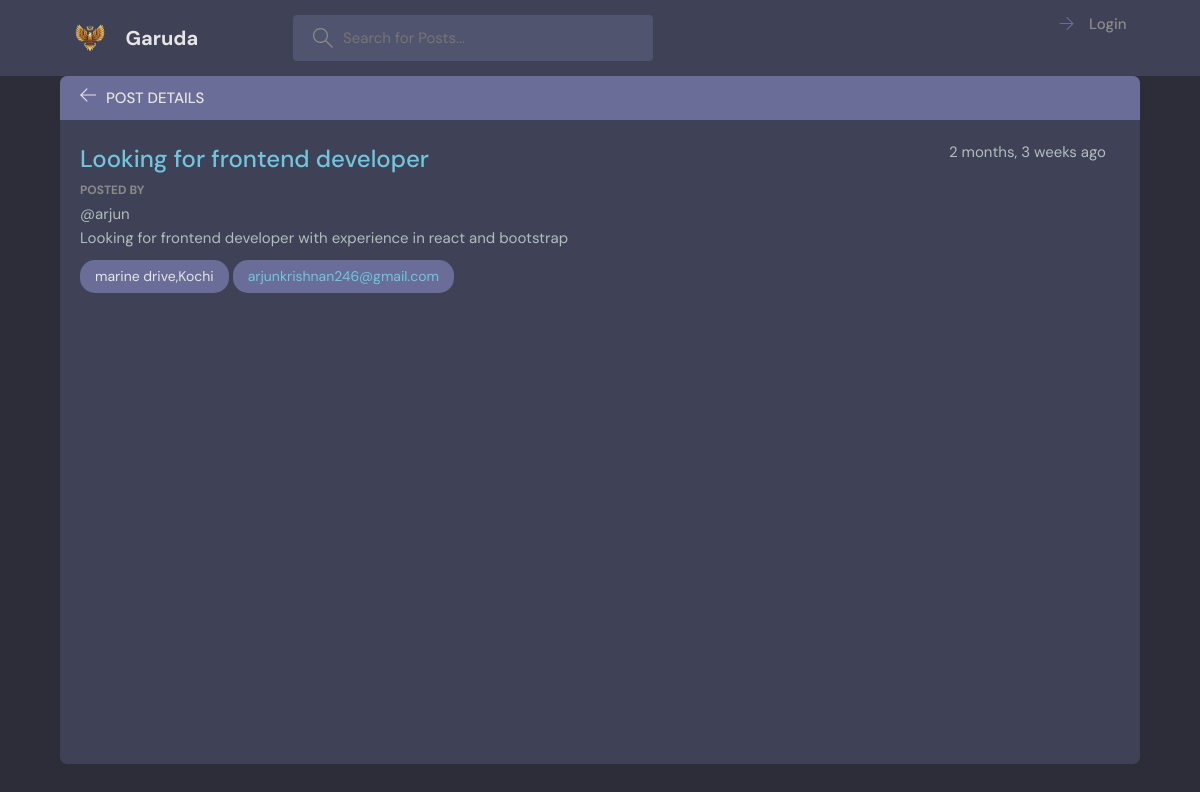
Screenshot of /post/12/ with the database file from the repository.
### base/models.py (models this page shows, shortened)
class Post(models.Model):
    category = models.CharField(null=True,max_length=50,default='')
    host = models.ForeignKey(User, on_delete=models.SET_NULL,null=True)
    title = models.CharField(max_length=100)
    description = models.TextField(null=True, blank=True)
    location = models.CharField(null=True, max_length=200,default='')
    city = models.CharField(null=True, max_length=200)
    state = models.CharField(null=True, max_length=200)
    contact = models.TextField(null=False)
    updated = models.DateTimeField(auto_now=True)   #saves time when model is updated
    created = models.DateTimeField(auto_now_add=True) #saves time when model is created (only one time)
    class Meta:
        ordering = [Random()]

### base/views.py (the view)
# urls.py: path('post/<str:pk>/',views.post,name="post"),
def post(request,pk):
    post = Post.objects.get(id=pk)
    context = {'post':post}
    return render(request,'base/post.html',context)

### base/templates/base/post.html (shortened to what this page needs)
{% extends 'main.html' %}
{% block content %}
    <main class="profile-page layout--2">
      <div class="container">
        <div class="room">
          <div class="room__top">
            <div class="room__topLeft">
              <a href="{% url 'home' %}">
                <svg version="1.1" xmlns="http://www.w3.org/2000/svg" width="32" height="32" viewBox="0 0 32 32">
                  <title>arrow-left</title>
                  <path
                    d="M13.723 2.286l-13.723 13.714 13.719 13.714 1.616-1.611-10.96-10.96h27.625v-2.286h-27.625l10.965-10.965-1.616-1.607z"
                  ></path>
                </svg>
              </a>
              <h3>Post Details</h3>
            </div>
          </div>
          <div class="room__box scroll">
            <div class="room__header scroll">
              <div class="room__info">
                <h3>{{post.title}}</h3>
                <span>{{post.created|timesince}} ago</span>
              </div>
              <div class="room__hosted">
                <p>Posted By</p>
                  <span>@{{post.host}}</span>
              </div>
              <div class="room__details">
                {{post.description}}
              </div>
              {% if post.location %}
              <span class="room__topics">{{post.location}},{{post.city}}</span>
              {% else %}
              <span class="room__topics">{{post.city}}</span>
              {%endif%}
              {% if post.contact|slice:"-10:" == '@gmail.com' %}
              <span class="room__topics">
                <a href="https://mail.google.com/mail/?view=cm&fs=1&to={{post.contact}}" target="_blank">{{post.contact}}</a></span>
                {%else%}
                <span class="room__topics">
                  <a>{{post.contact}}</a>
                </span>
                {%endif%}
            </div>
          </div>
        </div>
      </div>
    </main>
  </body>
{%endblock%}

### static/styles/style.css (style rules this page uses)
:root { --color-main: #71c6dd; --color-main-light: #e1f6fb; --color-dark: #3f4156; --color-dark-medium: #51546e; --color-dark-light: #696d97; --color-light: #e5e5e5; --color-gray: #8b8b8b; --color-light-gray: #b2bdbd; --color-bg: #2d2d39; --color-success: #5dd693; --color-error: #fc4b0b; }
* { font-family: "DM Sans", -apple-system, BlinkMacSystemFont, "Segoe UI", Roboto, Oxygen, Ubuntu, Cantarell, "Open Sans", "Helvetica Neue", sans-serif; margin: 0; padding: 0; box-sizing: border-box; text-rendering: optimizeLegibility; font-size: inherit; }
html { font-size: 56.25%; }
@media only screen and (min-width: 1200px) { html { font-size: 62.5%; } }
body { line-height: 1.6; font-weight: 400; font-size: 1.5rem; color: var(--color-light-gray); background-color: var(--color-bg); min-height: 100vh; }
a { display: inline-block; color: var(--color-main); text-decoration: none; }
.container { max-width: 120rem; width: 90%; margin: auto; }
.layout--2 > .container > div:first-child { flex-basis: 72%; }
.layout--2 > .container > div:last-child { flex-basis: 25%; }
.room, .participants { background: var(--color-dark); max-height: 87.5vh; border-radius: 0.7rem; overflow: hidden; position: relative; }
.room__top, .participants__top { background: var(--color-dark-light); display: flex; justify-content: space-between; align-items: center; padding: 1rem 2rem; position: relative; }
.room__top svg, .thread__top svg { width: 1.6rem; height: 1.6rem; fill: var(--color-light); cursor: pointer; }
.room__topLeft { display: flex; align-items: flex-end; gap: 1rem; }
.room__topLeft h3, .participants__top { text-transform: uppercase; font-weight: 500; color: var(--color-light); }
.room__topLeft svg { width: 1.6rem; height: 1.6rem; fill: var(--color-light); }
.room__header { max-height: 30vh; overflow-y: auto; position: absolute; width: 95%; background: var(--color-dark); z-index: 999; top: 4.4rem; padding-top: 2rem; padding-bottom: 1rem; }
.room__box { padding-left: 2rem; padding-right: 2rem; height: 80.5vh; padding-bottom: 0; }
.room__info { display: flex; justify-content: space-between; }
.room__info h3 { font-size: 2.4rem; font-weight: 500; color: var(--color-main); }
.room__hosted p { text-transform: uppercase; color: var(--color-gray); font-size: 1.2rem; font-weight: 700; line-height: 2; }
.room__topics { padding: 0.5rem 1.5rem; background: var(--color-dark-light); color: var(--color-light); display: inline-block; font-size: 1.4rem; border-radius: 1.5rem; margin: 1rem 0; }

### rows the page displays
Post: title "Looking for frontend developer", created "2 months, 3 weeks", host "arjun", description "Looking for frontend developer with experience in react and bootstrap", location "marine drive", city "Kochi", contact "arjunkrishnan246@gmail.com"
